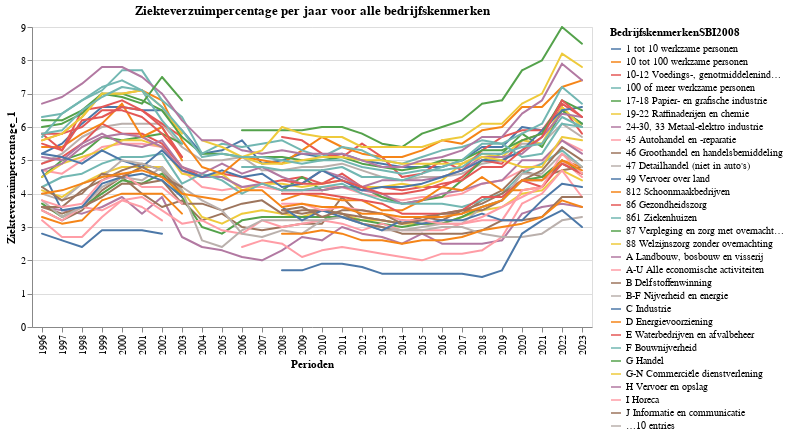

Source (notebook cell):
### Code cell
alt.Chart(data=data_jaren).mark_trail().encode(
    x='Perioden', 
    y='Ziekteverzuimpercentage_1', 
    color='BedrijfskenmerkenSBI2008', 
    tooltip=['Perioden', 'Ziekteverzuimpercentage_1', 'BedrijfskenmerkenSBI2008']
    ).properties(title='Ziekteverzuimpercentage per jaar voor alle bedrijfskenmerken')

### Figure 1 — Vega-Lite specification as saved in the notebook (floating-point values rounded to 4 significant figures; data arrays with more than 128 entries replaced by an {"elided": "..."} marker saying what was removed)
{"config": {"view": {"continuousWidth": 300, "continuousHeight": 300}}, "data": {"name": "data-9e36d439c2451370e11e059be63bd402"}, "mark": {"type": "trail"}, "encoding": {"color": {"field": "BedrijfskenmerkenSBI2008", "type": "nominal"}, "tooltip": [{"field": "Perioden", "type": "nominal"}, {"field": "Ziekteverzuimpercentage_1", "type": "quantitative"}, {"field": "BedrijfskenmerkenSBI2008", "type": "nominal"}], "x": {"field": "Perioden", "type": "nominal"}, "y": {"field": "Ziekteverzuimpercentage_1", "type": "quantitative"}}, "title": "Ziekteverzuimpercentage per jaar voor alle bedrijfskenmerken", "$schema": "https://vega.github.io/schema/vega-lite/v5.17.0.json", "datasets": {"data-9e36d439c2451370e11e059be63bd402": {"elided": "1092 records"}}}
